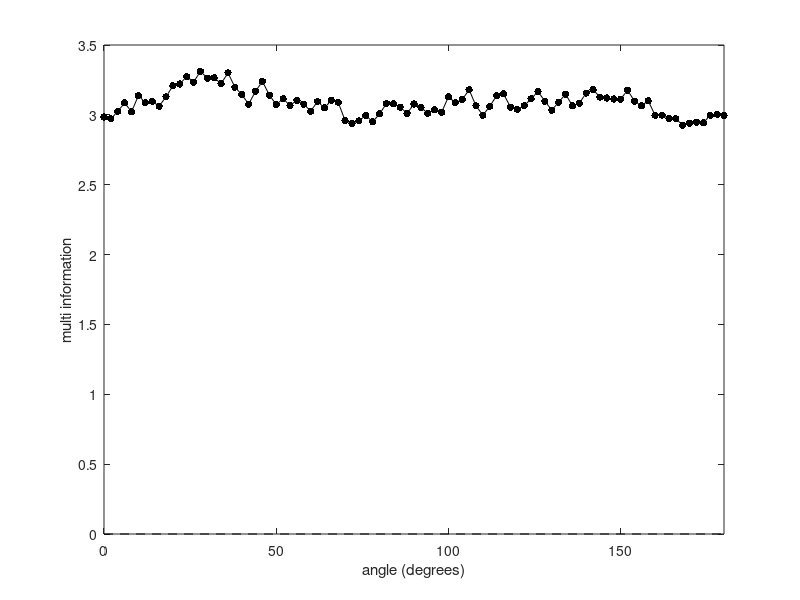
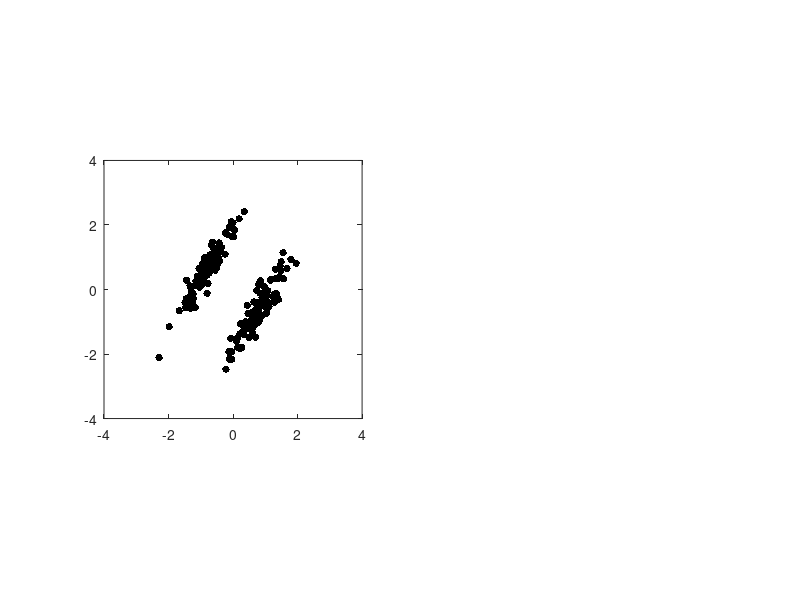

Recreate these plots in MATLAB, in order. (Note: this script raises an error after producing the figures.)
% Parameters of the toy example.
n = 200;    % number of samples (quick)
%n = 1000;  % number of samples (precise)
sd1 = 0.15; % standard deviation of source 1
sd2 = 0.8;  % standard deviation of source 2
angle = 30; % rotation angle


% Generate the bimodal data set.
randn('state',1);
s1 = (sd1 * randn(1,n) + sign(randn(1,n)));
s2 = sd2 * randn(1,n);
S = [s1; s2];

% Generate the mixing matrix to be a rotation.
theta = angle / 360 * 2*pi;
A = [cos(theta) sin(theta); ...
    -sin(theta) cos(theta)];

% Linearly mix the data.
X = A * S;

% Subtract off the mean of each dimension.
X = X - repmat(mean(X,2),1,n);

% Calculate the whitening filter.
[E, D] = eig(cov(X'));

% Whiten the data
X_w = sqrtm(pinv(D))*E'*X;

% Create an array of angles between 0 and 180 deg.
angles = 0:2:180;
thetas = angles / 360 * 2*pi;

% Calculate the multi-information for all angles.
for i=1:length(thetas)
    % Generate a rotation matrix
    V = [cos(thetas(i)) sin(thetas(i)); ...
        -sin(thetas(i)) cos(thetas(i))];
    
    % Try to recover the sources using the rotation.
    S_est = V * X_w;
    
    % Calculate the multi-information.
    I(i) =  entropy(S_est(1,:)) + ...
            entropy(S_est(2,:)) - ...
            entropy(S_est);
end

% Plot the multi-information
figure;
hold on; box on
plot(angles, I, '.k-', 'MarkerSize', 16)
xlabel('angle (degrees)');
ylabel('multi information');
xlim([angles(1) angles(end)]);
plot(xlim,zeros(2,1),'--k');

% Plot the original data with the IC's.
figure;
subplot(1,2,1);
hold on; box on;
plot(X(1,:), X(2,:), '.k','MarkerSize', 16);
axis(2*[-2 2 -2 2]); axis square;

% Plot the ICA solution.
[W, S] = ica(X);
subplot(1,2,2);
hold on; box on;
plot(S(1,:), S(2,:), '.k', 'MarkerSize', 16);
axis(2*[-2 2 -2 2]); axis square;

    
    
    
    
   